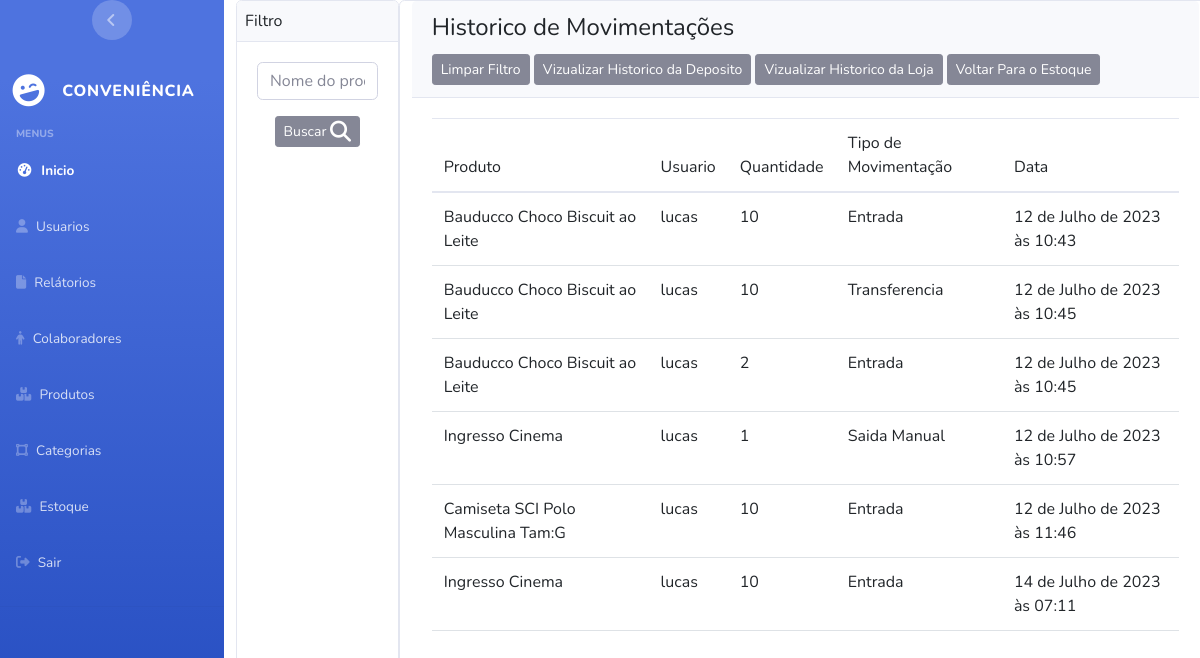
The app's page /product/show_logs_store_stock/ (signed in), older data.
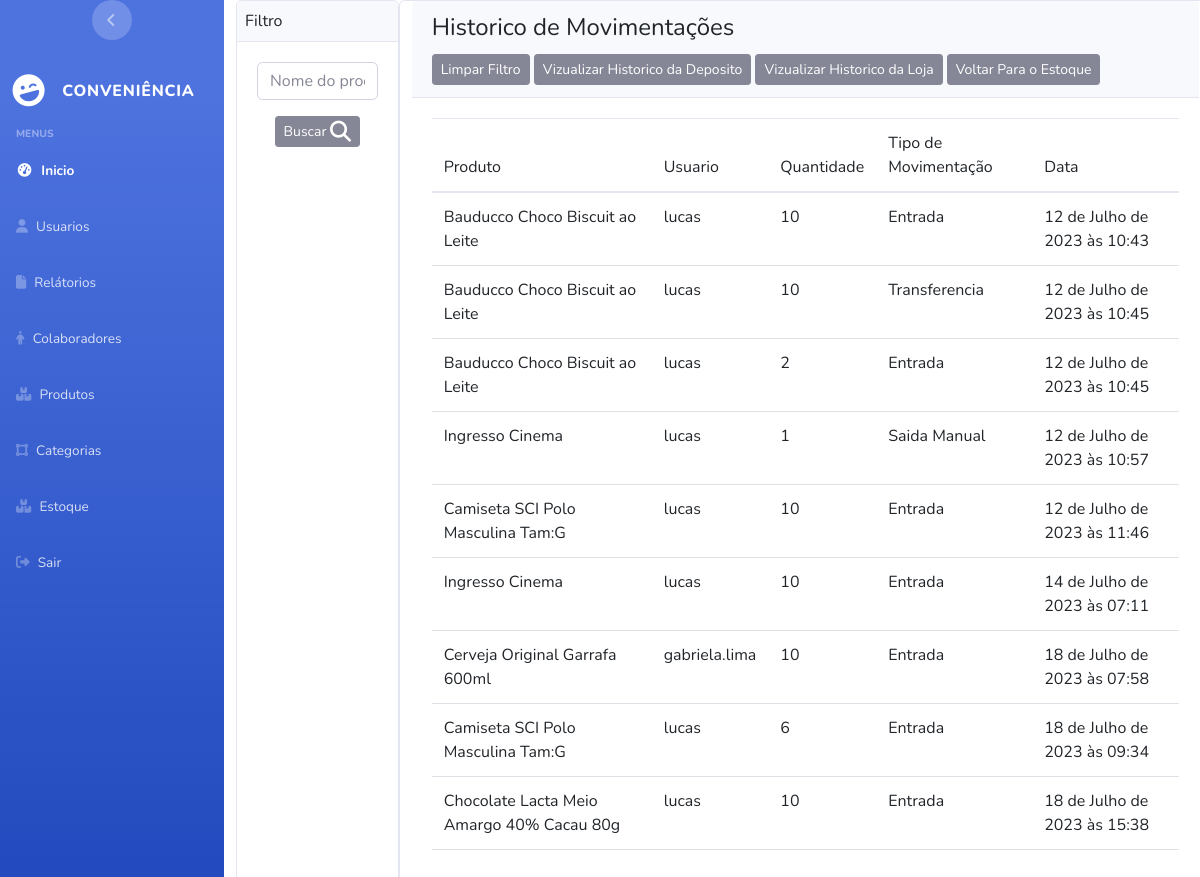
The same page, newer data.
### apps/Product/models.py (models this page shows, shortened)
class LogStoreStock(models.Model):
    product = models.ForeignKey(Product,on_delete=models.DO_NOTHING)
    user = models.ForeignKey(User,on_delete=models.DO_NOTHING)
    quantity = models.IntegerField(default=0)
    type_movement = models.IntegerField(default=movement_type.Entrada ,choices=movement_type.choices)
    date = models.DateTimeField(auto_now_add=True)

class Product(models.Model):
    name = models.CharField(max_length=50,unique=True)
    code_bar = models.CharField(max_length=16,unique=True)
    price = models.DecimalField(decimal_places=2,max_digits=5)
    active = models.IntegerField(default=status_type.Ativo ,choices=status_type.choices)
    category = models.ForeignKey(Category,on_delete=models.DO_NOTHING)

### apps/User/models.py (models this page shows, shortened)
class User(AbstractUser):
     email = models.EmailField(unique=True)
     username = models.CharField(unique=True, max_length=255)
     is_deleted = models.BooleanField(default=True)

### apps/Product/views.py (the view)
# urls.py: path("show_logs_store_stock/",views.show_logs_store_stock,name="show_logs_store_stock"),
@user_passes_test(lambda user: user.is_superuser or user.is_staff,login_url='user:page_not_found')
@login_required(login_url="login_system")
def show_logs_store_stock(request):
    logsStoreStock = LogStoreStock.objects.all()
    return render(request, 'product/show_logs_store_stock.html',{'logsStoreStock':logsStoreStock})

### templates/product/show_logs_store_stock.html (shortened to what this page needs)
{% extends 'base.html' %}
{% block content %}
<div class="d-flex flex-row vh-100" >
  <div class="card">
    <div class="card-header p-2">
      Filtro
    </div>
    <div class="card-body">
    <input type="text" id="myInput" placeholder="Nome do produto" class="form-control"/>
    <div class="d-flex justify-content-center mt-3">
      <button type="submit" onclick="enviar()" class="btn btn-fill btn-secondary btn-sm">
      Buscar
    </button>
    </div>
  </div>
  </div>
<div class="card col-10" style="width:100%;">
  <div class="card-header">
    <h4 class="card-title">Historico de Movimentações</h4>
    <td class="px-1"><a href="{% url 'product:show_logs_store_stock' %}" class="btn btn-secondary btn-sm">Limpar Filtro</a></td>
    <td class="px-1"><a href="{% url 'product:show_logs_warehouse' %}" class="btn btn-secondary btn-sm">Vizualizar Historico da Deposito</a></td>
    <td class="px-1"><a href="{% url 'product:show_logs_store_stock' %}" class="btn btn-secondary btn-sm">Vizualizar Historico da Loja</a></td>
    <td class="px-1"><a href="{% url 'product:stock_management' %}" class="btn btn-secondary btn-sm">Voltar Para o Estoque</a></td>
  </div>
  <div class="card-body overflow-x-auto"  style="max-height: 100vh;">
    <div class="table-responsive" >
      <table class="table" id="" >
        <thead class="text-primary">
          <tr>
            <th>Produto</th>
            <th>Usuario</th>
            <th>Quantidade</th>
            <th>Tipo de Movimentação</th>
            <th>Data</th>
          </tr>
        </thead>
        <tbody>
          {% for log in logsStoreStock %}
          <tr>
            <th>{{ log.product }}</th>
            <th>{{ log.user }}</th>
            <th>{{ log.quantity }}</th>
            <th>{{ log.get_type_movement_display }}</th>
            <th>{{ log.date }}</th>
          </tr>
          {% endfor %}
        </tbody>
      </table>
    </div>
  </div>
</div>
</div>
{% endblock content %}

Row changes from the older to the newer data that the page shows:
added LogStoreStock: product "Cerveja Original Garrafa 600ml", user "gabriela.lima", quantity "10", type_movement "Entrada", date "18 de Julho de 2023 às 07:58"
added LogStoreStock: product "Camiseta SCI Polo Masculina Tam:G", user "lucas", quantity "6", type_movement "Entrada", date "18 de Julho de 2023 às 09:34"
added LogStoreStock: product "Chocolate Lacta Meio Amargo 40% Cacau 80g", user "lucas", quantity "10", type_movement "Entrada", date "18 de Julho de 2023 às 15:38"
